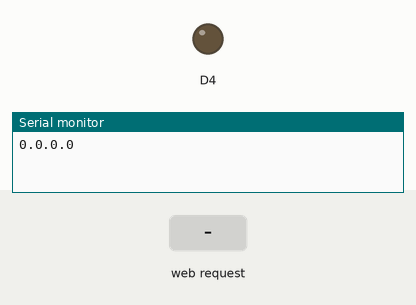
Recording of a sketch running on a simulated ESP8266 (NodeMCU). Shown: output pins drawn as LEDs (lit = HIGH), the last lines printed to the serial monitor. The test bench sets the inputs (shaded band). WiFi joins after 1.5 s; servers stay silent unless stated.

Above: at 1.2 s.
1.3 s: HTTP request GET /LED received
At 2.7 s:
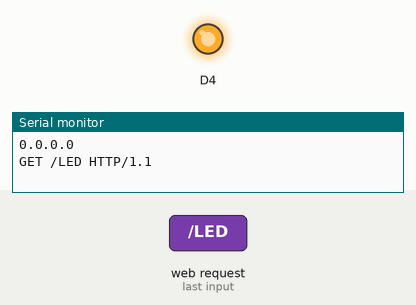
Timing chart, 0 to 4.3 s (numbered marks = the images above; inputs shaded):
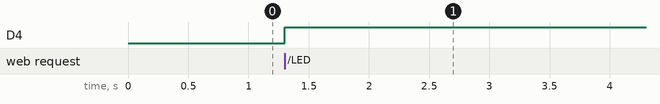

The sketch:

main.ino
```cpp
#include <ESP8266WiFi.h>//Biblioteca que gerencia o WiFi.
#include <WiFiServer.h>//Biblioteca que gerencia o uso do TCP.

WiFiServer servidor(80);//Cria um objeto "servidor" na porta 80 (http).
WiFiClient cliente;//Cria um objeto "cliente".

String html;//String que armazena o corpo do site.

void setup()
{
   Serial.begin(9600);//Inicia comunicaçao Serial.

   WiFi.mode(WIFI_STA);//Habilita o modo STATION.
   WiFi.begin("SUA REDE", "SUA SENHA");//Conecta no WiFi (COLOQUE O NOME E SENHA DA SUA REDE!).

   Serial.println(WiFi.localIP());//Printa o IP que foi consebido ao ESP8266 (este ip que voce ira acessar).
   servidor.begin();//Inicia o Servidor.

   pinMode(D4, OUTPUT);//Define o LED_BUILTIN como Saida.
}

void loop()
{
   http();//Sub rotina para verificaçao de clientes conectados.
}

void http()//Sub rotina que verifica novos clientes e se sim, envia o HTML.
{
   cliente = servidor.available();//Diz ao cliente que há um servidor disponivel.

   if (cliente == true)//Se houver clientes conectados, ira enviar o HTML.
   {
      String req = cliente.readStringUntil('\r');//Faz a leitura do Cliente.
      Serial.println(req);//Printa o pedido no Serial monitor.

      if (req.indexOf("/LED") > -1)//Caso o pedido houver led, inverter o seu estado.
      {
         digitalWrite(D4, !digitalRead(D4));//Inverte o estado do led.
      }

      html = "";//Reseta a string.
      html += "HTTP/1.1 Content-Type: text/html\n\n";//Identificaçao do HTML.
      html += "<!DOCTYPE html><html><head><title>ESP8266 WEB</title>";//Identificaçao e Titulo.
      html += "<meta name='viewport' content='user-scalable=no'>";//Desabilita o Zoom.
      html += "<style>h1{font-size:2vw;color:black;}</style></head>";//Cria uma nova fonte de tamanho e cor X.
      html += "<body bgcolor='ffffff'><center><h1>";//Cor do Background

      //Estas linhas acima sao parte essencial do codigo, só altere se souber o que esta fazendo!

      html += "<form action='/LED' method='get'>";//Cria um botao GET para o link /LED
      html += "<input type='submit' value='LED' id='frm1_submit'/></form>";

      html += "</h1></center></body></html>";//Termino e fechamento de TAG`s do HTML. Nao altere nada sem saber!
      cliente.print(html);//Finalmente, enviamos o HTML para o cliente.
      cliente.stop();//Encerra a conexao.
   }
}
```

Measured:
- after the input at 1.3 s, D4: LOW → HIGH at once
